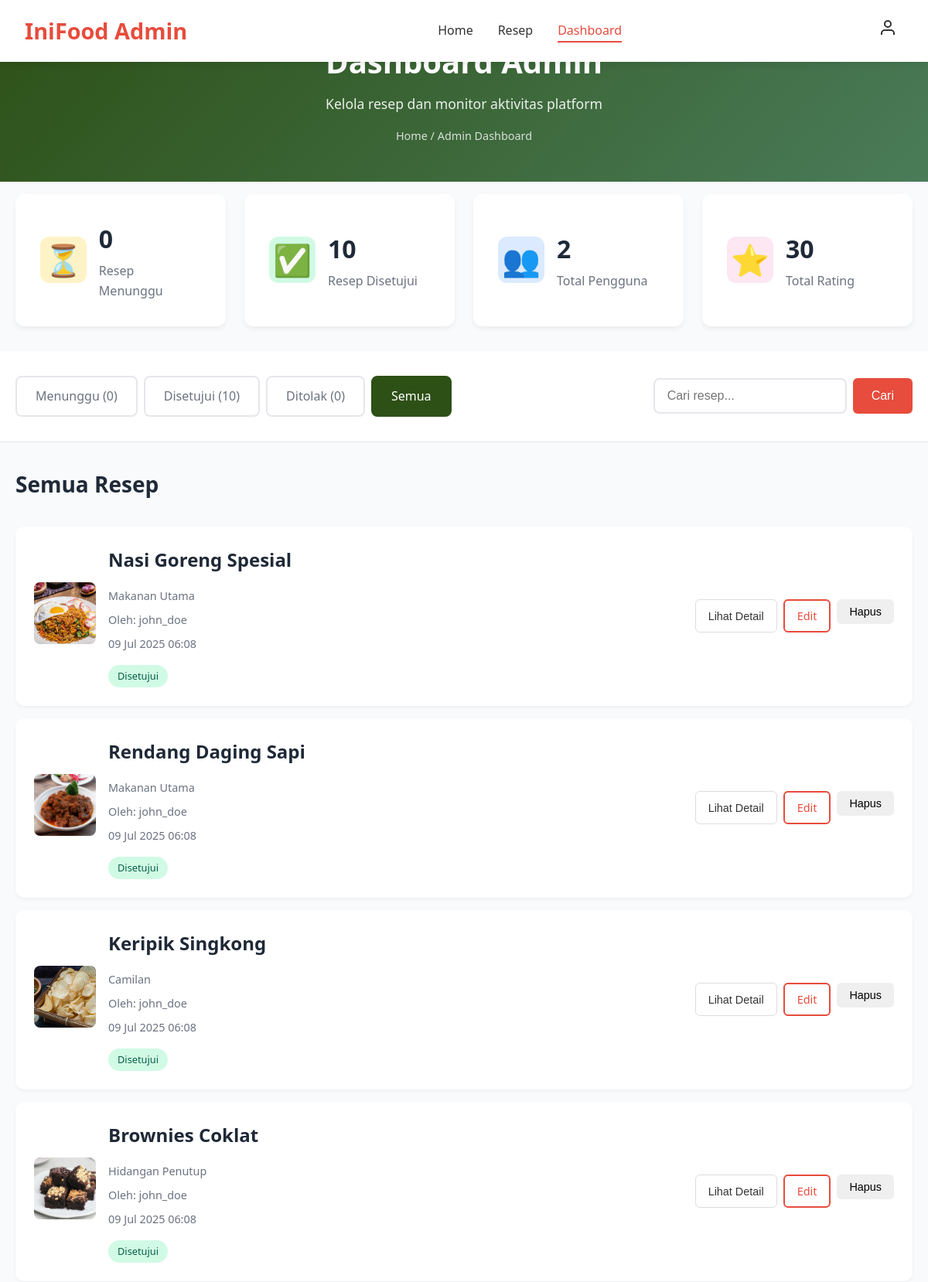
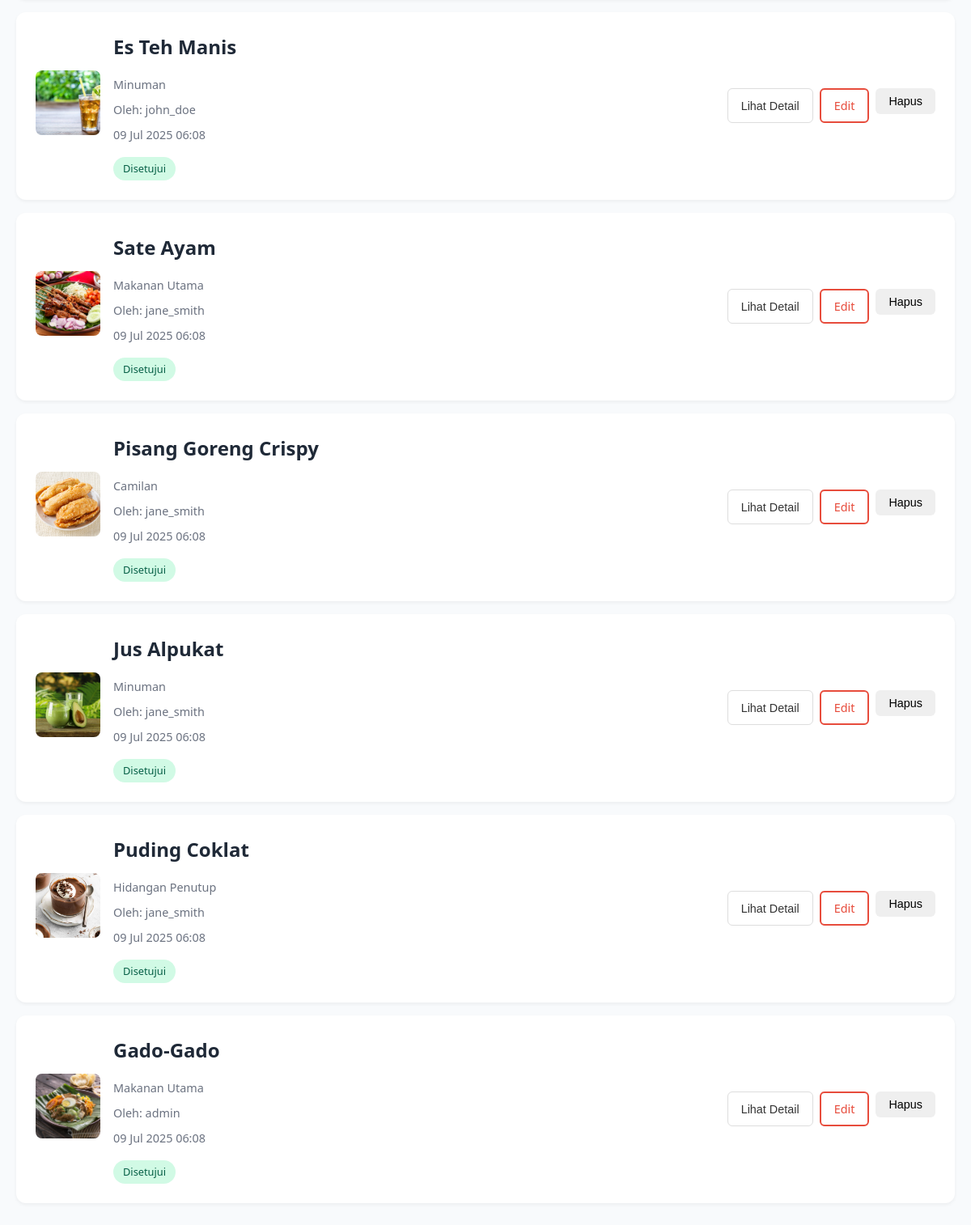
Screenshot of /admin/dashboard.php?status=all (signed in) with the database file from the repository (2 pictures, top to bottom).
### tables this page shows
CREATE TABLE recipes (
    id INT AUTO_INCREMENT PRIMARY KEY,
    title VARCHAR(200) NOT NULL,
    description TEXT,
    ingredients TEXT NOT NULL,
    instructions TEXT NOT NULL,
    prep_time INT NOT NULL,
    cook_time INT NOT NULL,
    servings INT NOT NULL,
    difficulty ENUM('Easy', 'Medium', 'Hard') DEFAULT 'Easy',
    category_id INT,
    image_url VARCHAR(255),
    status ENUM('pending', 'approved', 'rejected') DEFAULT 'pending',
    created_by INT,
    created_at TIMESTAMP DEFAULT CURRENT_TIMESTAMP,
    updated_at TIMESTAMP DEFAULT CURRENT_TIMESTAMP ON UPDATE CURRENT_TIMESTAMP,
    FOREIGN KEY (category_id) REFERENCES categories(id),
    FOREIGN KEY (created_by) REFERENCES users(id)
);

CREATE TABLE categories (
    id INT AUTO_INCREMENT PRIMARY KEY,
    name VARCHAR(50) NOT NULL,
    slug VARCHAR(50) NOT NULL
);

CREATE TABLE users (
    id INT AUTO_INCREMENT PRIMARY KEY,
    username VARCHAR(50) UNIQUE NOT NULL,
    email VARCHAR(100) UNIQUE NOT NULL,
    password VARCHAR(255) NOT NULL,
    role ENUM('user', 'admin') DEFAULT 'user',
    created_at TIMESTAMP DEFAULT CURRENT_TIMESTAMP
);

### admin/dashboard.php (the view, shortened to what this page needs)
<?php
$database = new Database();
$db = $database->getConnection();
$statsQuery = "SELECT
                (SELECT COUNT(*) FROM recipes WHERE status = 'pending') as pending_recipes,
                (SELECT COUNT(*) FROM recipes WHERE status = 'approved') as approved_recipes,
                (SELECT COUNT(*) FROM recipes WHERE status = 'rejected') as rejected_recipes,
                (SELECT COUNT(*) FROM users WHERE role = 'user') as total_users,
                (SELECT COUNT(*) FROM ratings) as total_ratings,
                (SELECT COUNT(*) FROM comments) as total_comments";
$statsStmt = $db->prepare($statsQuery);
$statsStmt->execute();
$stats = $statsStmt->fetch(PDO::FETCH_ASSOC);
$status_filter = $_GET['status'] ?? 'pending';
$search = $_GET['search'] ?? '';
$recipeQuery = "SELECT r.*, c.name as category_name, u.username as author
                FROM recipes r
                LEFT JOIN categories c ON r.category_id = c.id
                LEFT JOIN users u ON r.created_by = u.id
                WHERE 1=1";
$params = [];
$recipeQuery .= " ORDER BY r.created_at DESC";
$recipeStmt = $db->prepare($recipeQuery);
$recipeStmt->execute($params);
$recipes = $recipeStmt->fetchAll(PDO::FETCH_ASSOC);
?>
<!DOCTYPE html>
<html lang="id">
<head>
    <link rel="stylesheet" href="../assets/css/style.css">
    <link rel="stylesheet" href="../assets/css/admin.css">
</head>
<body>
    <header class="header">
        <nav class="navbar">
            <div class="nav-brand">
                <h1>IniFood Admin</h1>
            </div>
            <ul class="nav-menu">
                <li><a href="../index.php" class="nav-link">Home</a></li>
                <li><a href="../recipes.php" class="nav-link">Resep</a></li>
                <li><a href="dashboard.php" class="nav-link active">Dashboard</a></li>
            </ul>
            <div class="user-menu">
                <div class="user-icon" onclick="toggleUserMenu()">
                    <svg width="24" height="24" viewBox="0 0 24 24" fill="none" stroke="currentColor" stroke-width="2">
                        <path d="M20 21v-2a4 4 0 0 0-4-4H8a4 4 0 0 0-4 4v2"></path>
                        <circle cx="12" cy="7" r="4"></circle>
                    </svg>
                </div>
            </div>
        </nav>
    </header>
    <main class="admin-main">
        <section class="admin-header">
            <div class="container">
                <h1>Dashboard Admin</h1>
                <p>Kelola resep dan monitor aktivitas platform</p>
                <div class="breadcrumb">
                    <a href="../index.php">Home</a> / <span>Admin Dashboard</span>
                </div>
            </div>
        </section>
        <section class="stats-section">
            <div class="container">
                <div class="stats-grid">
                    <div class="stat-card pending">
                        <div class="stat-icon">⏳</div>
                        <div class="stat-info">
                            <h3><?php echo $stats['pending_recipes']; ?></h3>
                            <p>Resep Menunggu</p>
                        </div>
                    </div>
                    <div class="stat-card approved">
                        <div class="stat-icon">✅</div>
                        <div class="stat-info">
                            <h3><?php echo $stats['approved_recipes']; ?></h3>
                            <p>Resep Disetujui</p>
                        </div>
                    </div>
                    <div class="stat-card users">
                        <div class="stat-icon">👥</div>
                        <div class="stat-info">
                            <h3><?php echo $stats['total_users']; ?></h3>
                            <p>Total Pengguna</p>
                        </div>
                    </div>
                    <div class="stat-card ratings">
                        <div class="stat-icon">⭐</div>
                        <div class="stat-info">
                            <h3><?php echo $stats['total_ratings']; ?></h3>
                            <p>Total Rating</p>
                        </div>
                    </div>
                </div>
            </div>
        </section>
        <section class="filter-section">
            <div class="container">
                <div class="filter-controls">
                    <div class="status-filter">
                        <a href="?status=pending<?php echo $search ? '&search=' . urlencode($search) : ''; ?>"
                           class="filter-btn <?php echo $status_filter === 'pending' ? 'active' : ''; ?>">
                            Menunggu (<?php echo $stats['pending_recipes']; ?>)
                        </a>
                        <a href="?status=approved<?php echo $search ? '&search=' . urlencode($search) : ''; ?>"
                           class="filter-btn <?php echo $status_filter === 'approved' ? 'active' : ''; ?>">
                            Disetujui (<?php echo $stats['approved_recipes']; ?>)
                        </a>
                        <a href="?status=rejected<?php echo $search ? '&search=' . urlencode($search) : ''; ?>"
                           class="filter-btn <?php echo $status_filter === 'rejected' ? 'active' : ''; ?>">
                            Ditolak (<?php echo $stats['rejected_recipes']; ?>)
                        </a>
                        <a href="?status=all<?php echo $search ? '&search=' . urlencode($search) : ''; ?>"
                           class="filter-btn <?php echo $status_filter === 'all' ? 'active' : ''; ?>">
                            Semua
                        </a>
                    </div>
                    <div class="search-filter">
                        <form method="GET" class="search-form">
                            <input type="text" name="search" placeholder="Cari resep..."
                                   value="<?php echo htmlspecialchars($search); ?>" class="search-input">
                            <button type="submit" class="btn btn-primary">Cari</button>
                        </form>
                    </div>
                </div>
            </div>
        </section>
        <section class="recipes-section">
            <div class="container">
                <h2>
                    <?php
                    switch($status_filter) {
                        default: echo 'Semua Resep'; break;
                    }
                    ?>
                </h2>
                <?php if (empty($recipes)): ?>
                    <div class="no-recipes">
                        <div class="no-recipes-icon">📝</div>
                        <h3>Tidak ada resep ditemukan</h3>
                        <p>Tidak ada resep yang sesuai dengan filter yang dipilih.</p>
                    </div>
                <?php else: ?>
                    <div class="recipes-table">
                        <?php foreach ($recipes as $recipe): ?>
                            <div class="recipe-row">
                                <div class="recipe-info">
                                    <div class="recipe-image">
                                        <?php
                                        $imagePath = $recipe['image_url'];
                                        if ($imagePath) {
                                            $fullImagePath = '../' . $imagePath;
                                            if (file_exists($fullImagePath)) {
                                                echo '<img src="' . htmlspecialchars($fullImagePath) . '" alt="' . htmlspecialchars($recipe['title']) . '" style="width: 80px; height: 80px; object-fit: cover; border-radius: 8px;">';
                                            } else {
                                                echo '<img src="/placeholder.svg?height=80&width=80" alt="No image" style="width: 80px; height: 80px; object-fit: cover; border-radius: 8px; background: #f0f0f0;">';
                                            }
                                        } else {
                                            echo '<img src="/placeholder.svg?height=80&width=80" alt="No image" style="width: 80px; height: 80px; object-fit: cover; border-radius: 8px; background: #f0f0f0;">';
                                        }
                                        ?>
                                    </div>
                                    <div class="recipe-details">
                                        <h3><?php echo htmlspecialchars($recipe['title']); ?></h3>
                                        <p class="recipe-category"><?php echo htmlspecialchars($recipe['category_name']); ?></p>
                                        <p class="recipe-author">Oleh: <?php echo htmlspecialchars($recipe['author']); ?></p>
                                        <p class="recipe-date"><?php echo date('d M Y H:i', strtotime($recipe['created_at'])); ?></p>
                                        <span class="recipe-status status-<?php echo $recipe['status']; ?>">
                                            <?php
                                            switch($recipe['status']) {
                                                case 'approved': echo 'Disetujui'; break;
                                            }
                                            ?>
                                        </span>
                                    </div>
                                </div>
                                <div class="recipe-actions">
                                    <button class="btn btn-outline" onclick="viewRecipe(<?php echo $recipe['id']; ?>)">
                                        Lihat Detail
                                    </button>
                                    <?php if ($recipe['status'] === 'pending'): ?>
                                        <form method="POST" style="display: inline;">
                                            <input type="hidden" name="recipe_id" value="<?php echo $recipe['id']; ?>">
                                            <button type="submit" name="action" value="approve" class="btn btn-success">
                                                Setujui
                                            </button>
                                            <button type="submit" name="action" value="reject" class="btn btn-danger"
                                                    onclick="return confirm('Yakin ingin menolak resep ini?')">
                                                Tolak
                                            </button>
                                        </form>
                                    <?php else: ?>
                                        <a href="edit-recipe.php?id=<?php echo $recipe['id']; ?>" class="btn btn-secondary">
                                            Edit
                                        </a>
                                        <form method="POST" style="display: inline;">
                                            <button type="submit" name="action" value="delete" class="btn btn-danger"
                                                    onclick="return confirm('Yakin ingin menghapus resep ini? Tindakan ini tidak dapat dibatalkan!')">
                                                Hapus
                                            </button>
                                        </form>
                                    <?php endif; ?>
                                </div>
                            </div>
                        <?php endforeach; ?>
                    </div>
                <?php endif; ?>
            </div>
        </section>
    </main>
</body>
</html>

### assets/css/style.css (style rules this page uses)
* { margin: 0; padding: 0; box-sizing: border-box; }
body { font-family: "Segoe UI", Tahoma, Geneva, Verdana, sans-serif; line-height: 1.6; color: #333; background-color: #fff; }
.container { max-width: 1200px; margin: 0 auto; padding: 0 20px; }
.header { background: #fff; box-shadow: 0 2px 10px rgba(0, 0, 0, 0.1); position: fixed; top: 0; left: 0; right: 0; z-index: 1000; }
.navbar { display: flex; justify-content: space-between; align-items: center; padding: 1rem 2rem; max-width: 1200px; margin: 0 auto; }
.nav-brand h1 { color: #e74c3c; font-size: 1.8rem; font-weight: bold; }
.nav-menu { display: flex; list-style: none; gap: 2rem; }
.nav-link { text-decoration: none; color: #333; font-weight: 500; transition: color 0.3s ease; position: relative; }
.nav-link:hover, .nav-link.active { color: #e74c3c; }
.nav-link.active::after { content: ""; position: absolute; bottom: -5px; left: 0; right: 0; height: 2px; background: #e74c3c; }
.user-menu { position: relative; }
.user-icon { cursor: pointer; padding: 8px; border-radius: 50%; transition: background-color 0.3s ease; }
.btn { display: inline-block; padding: 12px 24px; border: none; border-radius: 6px; text-decoration: none; font-weight: 500; text-align: center; cursor: pointer; transition: all 0.3s ease; font-size: 1rem; }
.btn-primary { background: #e74c3c; color: white; }
.btn-secondary { background: transparent; color: #e74c3c; border: 2px solid #e74c3c; }
.btn-outline { background: transparent; color: #333; border: 1px solid #ddd; }
.search-input { width: 100%; padding: 12px 16px; border: 1px solid #ddd; border-radius: 25px; font-size: 1rem; outline: none; transition: border-color 0.3s ease; }

### rows the page displays
recipes: image_url (picture), title "Nasi Goreng Spesial", category.name "Makanan Utama", created_by.username "john_doe", created_at "09 Jul 2025 06:08", status "Disetujui"
recipes: image_url (picture), title "Rendang Daging Sapi", category.name "Makanan Utama", created_by.username "john_doe", created_at "09 Jul 2025 06:08", status "Disetujui"
recipes: image_url (picture), title "Keripik Singkong", category.name "Camilan", created_by.username "john_doe", created_at "09 Jul 2025 06:08", status "Disetujui"
recipes: image_url (picture), title "Brownies Coklat", category.name "Hidangan Penutup", created_by.username "john_doe", created_at "09 Jul 2025 06:08", status "Disetujui"
recipes: image_url (picture), title "Es Teh Manis", category.name "Minuman", created_by.username "john_doe", created_at "09 Jul 2025 06:08", status "Disetujui"
recipes: image_url (picture), title "Sate Ayam", category.name "Makanan Utama", created_by.username "jane_smith", created_at "09 Jul 2025 06:08", status "Disetujui"
recipes: image_url (picture), title "Pisang Goreng Crispy", category.name "Camilan", created_by.username "jane_smith", created_at "09 Jul 2025 06:08", status "Disetujui"
recipes: image_url (picture), title "Jus Alpukat", category.name "Minuman", created_by.username "jane_smith", created_at "09 Jul 2025 06:08", status "Disetujui"
recipes: image_url (picture), title "Puding Coklat", category.name "Hidangan Penutup", created_by.username "jane_smith", created_at "09 Jul 2025 06:08", status "Disetujui"
recipes: image_url (picture), title "Gado-Gado", category.name "Makanan Utama", created_by.username "admin", created_at "09 Jul 2025 06:08", status "Disetujui"

### other values shown
$stats['pending_recipes'] "0"
$stats['approved_recipes'] "10"
$stats['total_users'] "2"
$stats['total_ratings'] "30"
$stats['rejected_recipes'] "0"
